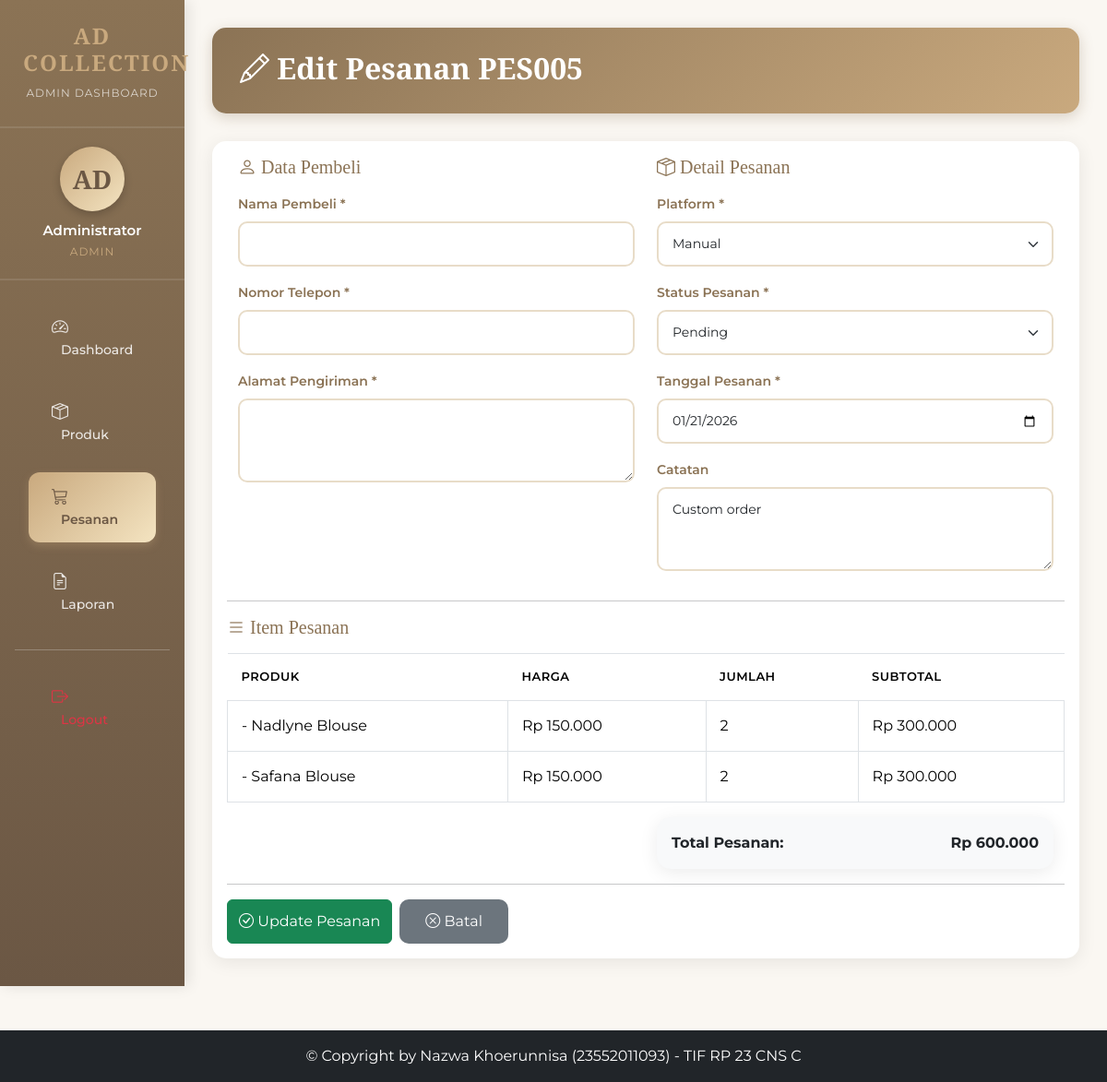
Page /orders/edit.php?id=5 (signed in) on the committed database.
### tables this page shows
CREATE TABLE IF NOT EXISTS orders (
    id INT PRIMARY KEY AUTO_INCREMENT,
    nomor_pesanan VARCHAR(50) UNIQUE NOT NULL,
    user_id INT,
    nama_pembeli VARCHAR(100) NOT NULL,
    email_pembeli VARCHAR(100),
    nomor_telepon VARCHAR(15),
    alamat_pengiriman TEXT,
    platform ENUM('tiktok', 'shopee', 'manual') DEFAULT 'manual',
    status ENUM('pending', 'proses', 'dikirim', 'selesai', 'batal') DEFAULT 'pending',
    total DECIMAL(12, 2) NOT NULL,
    tanggal DATE NOT NULL,
    catatan TEXT,
    created_at TIMESTAMP DEFAULT CURRENT_TIMESTAMP,
    updated_at TIMESTAMP DEFAULT CURRENT_TIMESTAMP ON UPDATE CURRENT_TIMESTAMP,
    FOREIGN KEY (user_id) REFERENCES users(id) ON DELETE SET NULL
);

CREATE TABLE IF NOT EXISTS order_items (
    id INT PRIMARY KEY AUTO_INCREMENT,
    order_id INT NOT NULL,
    product_id INT NOT NULL,
    jumlah INT NOT NULL,
    harga_satuan DECIMAL(10, 2) NOT NULL,
    subtotal DECIMAL(12, 2) NOT NULL,
    FOREIGN KEY (order_id) REFERENCES orders(id) ON DELETE CASCADE,
    FOREIGN KEY (product_id) REFERENCES products(id) ON DELETE CASCADE
);

CREATE TABLE IF NOT EXISTS products (
    id INT PRIMARY KEY AUTO_INCREMENT,
    nama_produk VARCHAR(100) NOT NULL,
    sku VARCHAR(50) UNIQUE NOT NULL,
    kategori VARCHAR(50) NOT NULL,
    deskripsi TEXT,
    harga_beli DECIMAL(10, 2) NOT NULL,
    harga_jual DECIMAL(10, 2) NOT NULL,
    stok INT NOT NULL DEFAULT 0,
    foto_produk VARCHAR(255),
    platform ENUM('tiktok', 'shopee', 'manual') DEFAULT 'manual',
    created_at TIMESTAMP DEFAULT CURRENT_TIMESTAMP,
    updated_at TIMESTAMP DEFAULT CURRENT_TIMESTAMP ON UPDATE CURRENT_TIMESTAMP
);

### config/database.php (called while the page is built, shortened)
<?php
function rupiah($angka) {
    return "Rp " . number_format($angka, 0, ',', '.');
}
?>

### orders/edit.php (the view, shortened to what this page needs)
<?php
require_once '../config/database.php';
$order_id = intval($_GET['id'] ?? 0);
$order_query = "SELECT * FROM orders WHERE id = $order_id";
$order_result = mysqli_query($conn, $order_query);
$order = mysqli_fetch_assoc($order_result);
$items_query = "SELECT oi.*, p.sku, p.nama_produk FROM order_items oi
                JOIN products p ON oi.product_id = p.id
                WHERE oi.order_id = $order_id";
$items = mysqli_query($conn, $items_query);
include '../includes/header.php';
?>
<div class="container-fluid">
    <div class="row">
        <?php include '../includes/sidebar.php'; ?>
        <main class="col-12 col-md-10 main-content">
            <div class="page-header">
                <h2><i class="bi bi-pencil"></i> Edit Pesanan <?= $order['nomor_pesanan']; ?></h2>
            </div>
            <div class="card">
                <div class="card-body">
                    <form action="update.php" method="POST">
                        <div class="row">
                            <div class="col-md-6">
                                <h5 class="mb-3"><i class="bi bi-person"></i> Data Pembeli</h5>
                                <div class="mb-3">
                                    <label for="nama_customer" class="form-label">Nama Pembeli *</label>
                                    <input type="text" class="form-control" id="nama_customer" name="nama_customer" value="<?= $order['nama_customer']; ?>" required>
                                </div>
                                <div class="mb-3">
                                    <label for="telepon" class="form-label">Nomor Telepon *</label>
                                    <input type="tel" class="form-control" id="telepon" name="telepon" value="<?= $order['telepon']; ?>" required>
                                </div>
                                <div class="mb-3">
                                    <label for="alamat" class="form-label">Alamat Pengiriman *</label>
                                    <textarea class="form-control" id="alamat" name="alamat" rows="3" required><?= $order['alamat']; ?></textarea>
                                </div>
                            </div>
                            <div class="col-md-6">
                                <h5 class="mb-3"><i class="bi bi-box-seam"></i> Detail Pesanan</h5>
                                <div class="mb-3">
                                    <label for="platform" class="form-label">Platform *</label>
                                    <select class="form-select" id="platform" name="platform" required>
                                        <option value="manual" <?= $order['platform'] == 'manual' ? 'selected' : ''; ?>>Manual</option>
                                    </select>
                                </div>
                                <div class="mb-3">
                                    <label for="status" class="form-label">Status Pesanan *</label>
                                    <select class="form-select" id="status" name="status" required>
                                        <option value="pending" <?= $order['status'] == 'pending' ? 'selected' : ''; ?>>Pending</option>
                                    </select>
                                </div>
                                <div class="mb-3">
                                    <label for="tanggal" class="form-label">Tanggal Pesanan *</label>
                                    <input type="date" class="form-control" id="tanggal" name="tanggal" value="<?= $order['tanggal']; ?>" required>
                                </div>
                                <div class="mb-3">
                                    <label for="catatan" class="form-label">Catatan</label>
                                    <textarea class="form-control" id="catatan" name="catatan" rows="3"><?= $order['catatan']; ?></textarea>
                                </div>
                            </div>
                        </div>
                        <hr>
                        <h5 class="mb-3"><i class="bi bi-list"></i> Item Pesanan</h5>
                        <div class="table-responsive">
                            <table class="table table-bordered mb-3">
                                <thead>
                                    <tr>
                                        <th>Produk</th>
                                        <th>Harga</th>
                                        <th>Jumlah</th>
                                        <th>Subtotal</th>
                                    </tr>
                                </thead>
                                <tbody>
                                    <?php while ($item = mysqli_fetch_assoc($items)): ?>
                                        <tr>
                                            <td><?= $item['kode']; ?> - <?= $item['nama_produk']; ?></td>
                                            <td><?= rupiah($item['harga_satuan']); ?></td>
                                            <td><?= $item['jumlah']; ?></td>
                                            <td><?= rupiah($item['subtotal']); ?></td>
                                        </tr>
                                    <?php endwhile; ?>
                                </tbody>
                            </table>
                        </div>
                        <div class="row">
                            <div class="col-md-6 ms-auto">
                                <div class="card bg-light">
                                    <div class="card-body">
                                        <div class="d-flex justify-content-between">
                                            <strong>Total Pesanan:</strong>
                                            <strong><?= rupiah($order['total']); ?></strong>
                                        </div>
                                    </div>
                                </div>
                            </div>
                        </div>
                        <hr>
                        <div class="d-flex gap-2">
                            <button type="submit" class="btn btn-success">
                                <i class="bi bi-check-circle"></i> Update Pesanan
                            </button>
                            <a href="index.php" class="btn btn-secondary">
                                <i class="bi bi-x-circle"></i> Batal
                            </a>
                        </div>
                    </form>
                </div>
            </div>
        </main>
    </div>
</div>
<?php include '../includes/footer.php'; ?>

### includes/header.php (style rules this page uses)
:root { --primary-brown: #8B7355; --secondary-gold: #C9A97E; --cream: #FAF7F2; --light-cream: #F5EFE6; --dark-brown: #6B5744; --text-dark: #3E3E3E; }
* { margin: 0; padding: 0; box-sizing: border-box; }
body { font-family: 'Montserrat', sans-serif; background-color: var(--cream); color: var(--text-dark); overflow-x: hidden; }
.container-fluid { padding: 0; }
.row { margin: 0; }
h1, h2, h3, h4, h5, h6 { font-family: 'Playfair Display', serif; color: var(--primary-brown); }
.main-content { background-color: var(--cream); min-height: 100vh; padding: 30px; }
.card { border: none; box-shadow: 0 4px 20px rgba(0,0,0,0.08); border-radius: 15px; background: white; }
.page-header { background: linear-gradient(135deg, #8B7355 0%, #C9A97E 100%); color: white; padding: 25px 30px; border-radius: 15px; margin-bottom: 30px; box-shadow: 0 4px 15px rgba(139, 115, 85, 0.3); }
.page-header h2 { color: white; font-weight: 700; margin-bottom: 5px; }
.btn-secondary { background: #6c757d; border: none; color: white; padding: 12px 28px; border-radius: 10px; }
.table { background: white; }
.table thead { background: linear-gradient(135deg, #8B7355 0%, #C9A97E 100%); color: white; }
.table thead th { border: none; padding: 15px; font-weight: 600; text-transform: uppercase; font-size: 13px; letter-spacing: 0.5px; }
.table tbody td { padding: 15px; vertical-align: middle; }
.form-control, .form-select { border: 2px solid #E8DCC8; border-radius: 10px; padding: 12px 15px; font-size: 14px; }
.form-label { font-weight: 600; color: var(--primary-brown); margin-bottom: 8px; font-size: 14px; }

### rows in the picture
orders: nomor_pesanan "PES005", platform "Manual", tanggal "01/21/2026", catatan "Custom order", total "Rp 600.000"
order_items: product.nama_produk "Nadlyne Blouse", harga_satuan "Rp 150.000", jumlah "2", subtotal "Rp 300.000"
order_items: product.nama_produk "Safana Blouse", harga_satuan "Rp 150.000", jumlah "2", subtotal "Rp 300.000"

### other values in the picture
substr($user_name, 0, 2) "AD"
$user_name "Administrator"
$user_role "ADMIN"
